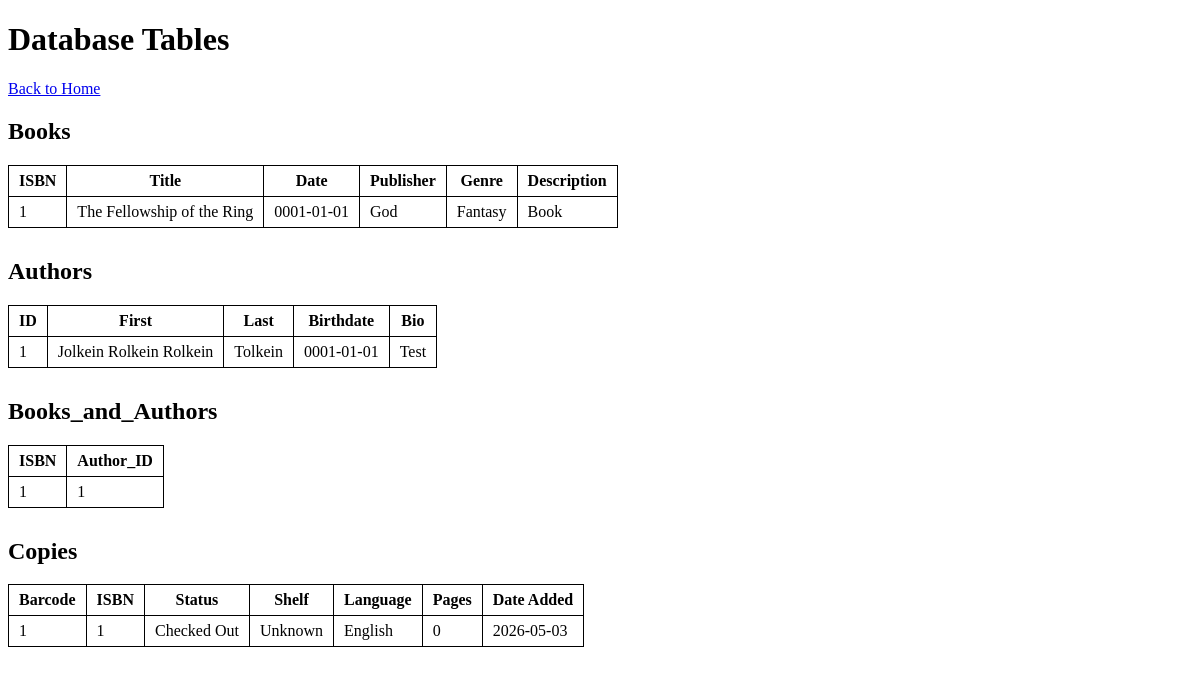
/tables, run on an earlier commit of the app's database.
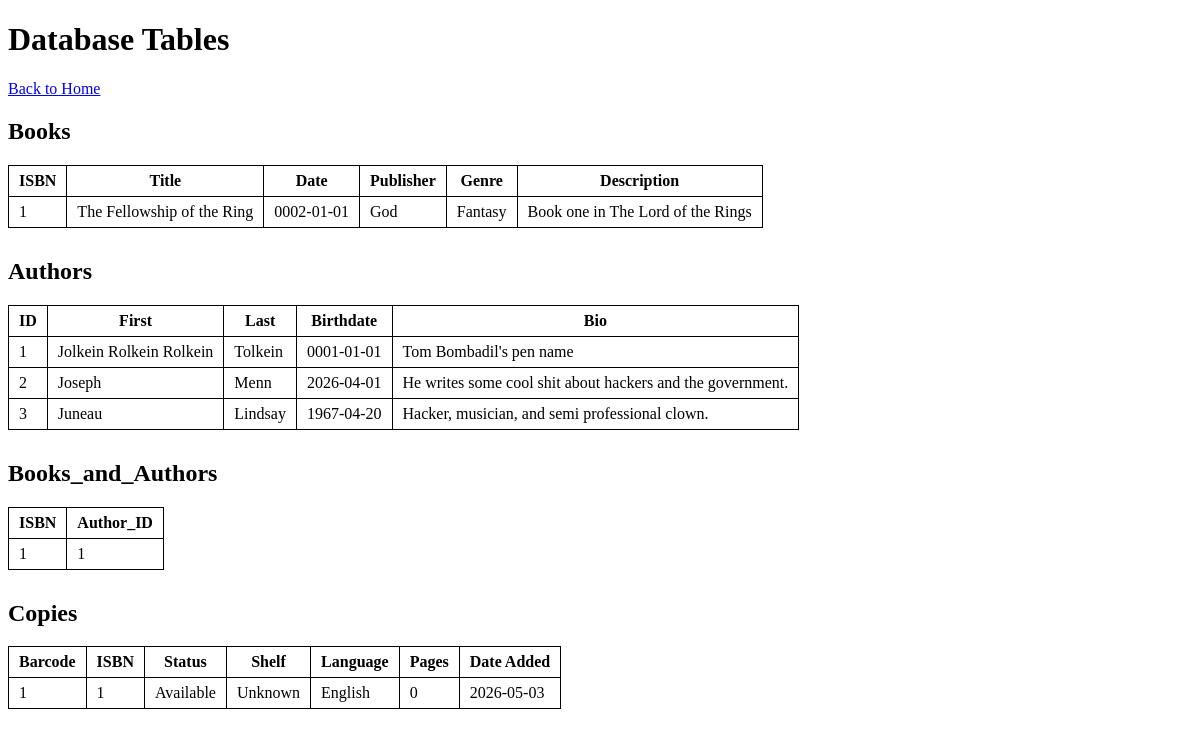
And on a later commit of the database.
### tables this page shows
CREATE TABLE Books (
            ISBN TEXT PRIMARY KEY,
            Title TEXT NOT NULL,
            Date_Pub TEXT,
            Publisher TEXT,
            Genre TEXT,
            Description TEXT
        );

CREATE TABLE Authors (
            Author_ID INTEGER PRIMARY KEY AUTOINCREMENT,
            First_Name TEXT,
            Last_Name TEXT,
            Birthdate TEXT,
            Biography TEXT
        );

CREATE TABLE Books_and_Authors (
            ISBN TEXT,
            Author_ID INTEGER,
            FOREIGN KEY (ISBN) REFERENCES Books (ISBN),
            FOREIGN KEY (Author_ID) REFERENCES Authors (Author_ID)
        );

CREATE TABLE Copies (
            Barcode INTEGER PRIMARY KEY AUTOINCREMENT,
            ISBN TEXT,
            Status TEXT CHECK (Status IN ('Available', 'Checked Out', 'Lost', 'Maintenance', 'On Hold')),
            Shelf TEXT,
            Language TEXT,
            Page_Count INTEGER,
            Date_Added TEXT,
            Checkouts INTEGER DEFAULT 0,
            FOREIGN KEY (ISBN) REFERENCES Books (ISBN)
        );

### app.py (the view)
@app.route('/tables')
def show_tables():
    conn = get_db_connection()
    books = conn.execute('SELECT * FROM Books').fetchall()
    authors = conn.execute('SELECT * FROM Authors').fetchall()
    books_authors = conn.execute('SELECT * FROM Books_and_Authors').fetchall()
    copies = conn.execute('SELECT * FROM Copies').fetchall()
    conn.close()
    return render_template(
        'show_tables.html',
        books=books,
        authors=authors,
        books_authors=books_authors,
        copies=copies
    )

### app.py (called while the page is built)
def get_db_connection():
    conn = sqlite3.connect('database.db')
    conn.row_factory = sqlite3.Row
    return conn

### templates/show_tables.html (shortened to what this page needs)
<!DOCTYPE html>
<html>
<head>
</head>
<body>
<h1>Database Tables</h1>
<a href="/">Back to Home</a>
<h2>Books</h2>
<table>
    <tr>
        <th>ISBN</th><th>Title</th><th>Date</th><th>Publisher</th><th>Genre</th><th>Description</th>
    </tr>
    {% for b in books %}
    <tr>
        <td>{{ b['ISBN'] }}</td>
        <td>{{ b['Title'] }}</td>
        <td>{{ b['Date_Pub'] }}</td>
        <td>{{ b['Publisher'] }}</td>
        <td>{{ b['Genre'] }}</td>
        <td>{{ b['Description'] }}</td>
    </tr>
    {% endfor %}
</table>
<h2>Authors</h2>
<table>
    <tr>
        <th>ID</th><th>First</th><th>Last</th><th>Birthdate</th><th>Bio</th>
    </tr>
    {% for a in authors %}
    <tr>
        <td>{{ a['Author_ID'] }}</td>
        <td>{{ a['First_Name'] }}</td>
        <td>{{ a['Last_Name'] }}</td>
        <td>{{ a['Birthdate'] }}</td>
        <td>{{ a['Biography'] }}</td>
    </tr>
    {% endfor %}
</table>
<h2>Books_and_Authors</h2>
<table>
    <tr>
        <th>ISBN</th><th>Author_ID</th>
    </tr>
    {% for ba in books_authors %}
    <tr>
        <td>{{ ba['ISBN'] }}</td>
        <td>{{ ba['Author_ID'] }}</td>
    </tr>
    {% endfor %}
</table>
<h2>Copies</h2>
<table>
    <tr>
        <th>Barcode</th><th>ISBN</th><th>Status</th><th>Shelf</th>
        <th>Language</th><th>Pages</th><th>Date Added</th>
    </tr>
    {% for c in copies %}
    <tr>
        <td>{{ c['Barcode'] }}</td>
        <td>{{ c['ISBN'] }}</td>
        <td>{{ c['Status'] }}</td>
        <td>{{ c['Shelf'] }}</td>
        <td>{{ c['Language'] }}</td>
        <td>{{ c['Page_Count'] }}</td>
        <td>{{ c['Date_Added'] }}</td>
    </tr>
    {% endfor %}
</table>
</body>
</html>

### templates/show_tables.html (style rules this page uses)
table { border-collapse: collapse; margin-bottom: 30px; }
th, td { border: 1px solid black; padding: 6px 10px; }

What changed in the data, as far as the page shows it:
changed Books "The Fellowship of the Ring": Date_Pub "0001-01-01" → "0002-01-01"; Description "Book" → "Book one in The Lord of the Rings"
changed Authors "Jolkein Rolkein Rolkein": Biography "Test" → "Tom Bombadil's pen name"
added Authors: Author_ID "2", First_Name "Joseph", Last_Name "Menn", Birthdate "2026-04-01", Biography "He writes some cool shit about hackers and the government."
added Authors: Author_ID "3", First_Name "Juneau", Last_Name "Lindsay", Birthdate "1967-04-20", Biography "Hacker, musician, and semi professional clown."
changed Copies "Unknown": Status "Checked Out" → "Available"
